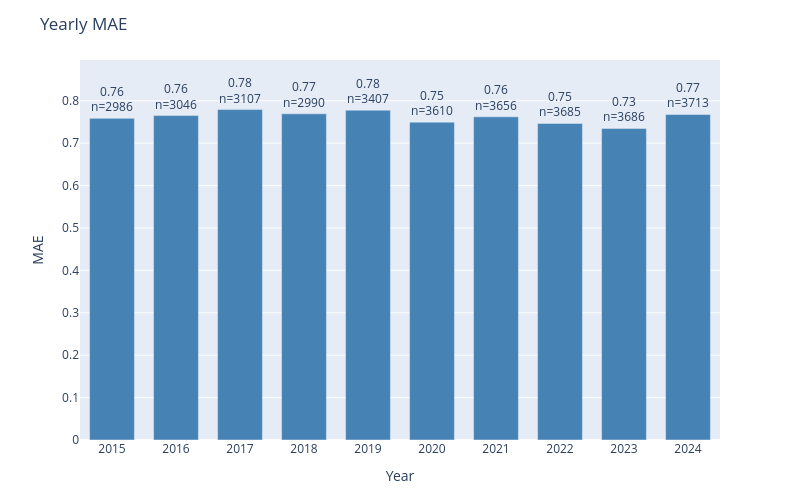

Notebook code cell kept with this figure:
### Code cell
plot_error_by_group(
    df=results_test,
    y_true_col='actual',
    y_pred_col='prediction',
    date_col='dt_temp',
    group_by='year',
    metric='mae',
    title='Yearly MAE'
)

### Figure 1 — Plotly figure (JSON) as saved in the notebook; plotly's stock layout.template omitted (floating-point values rounded to 4 significant figures)
{"data": [{"marker": {"color": "steelblue"}, "text": ["0.76<br>n=2986", "0.76<br>n=3046", "0.78<br>n=3107", "0.77<br>n=2990", "0.78<br>n=3407", "0.75<br>n=3610", "0.76<br>n=3656", "0.75<br>n=3685", "0.73<br>n=3686", "0.77<br>n=3713"], "textposition": "outside", "type": "bar", "x": ["2015", "2016", "2017", "2018", "2019", "2020", "2021", "2022", "2023", "2024"], "y": [0.7585, 0.7649, 0.7792, 0.7692, 0.7778, 0.7496, 0.762, 0.7465, 0.7347, 0.7676]}], "layout": {"bargap": 0.3, "height": 500, "margin": {"b": 60, "t": 60}, "title": {"text": "Yearly MAE"}, "uniformtext": {"minsize": 8, "mode": "hide"}, "width": 800, "xaxis": {"title": {"text": "Year"}}, "yaxis": {"range": [0, 0.8961], "title": {"text": "MAE"}}}}
